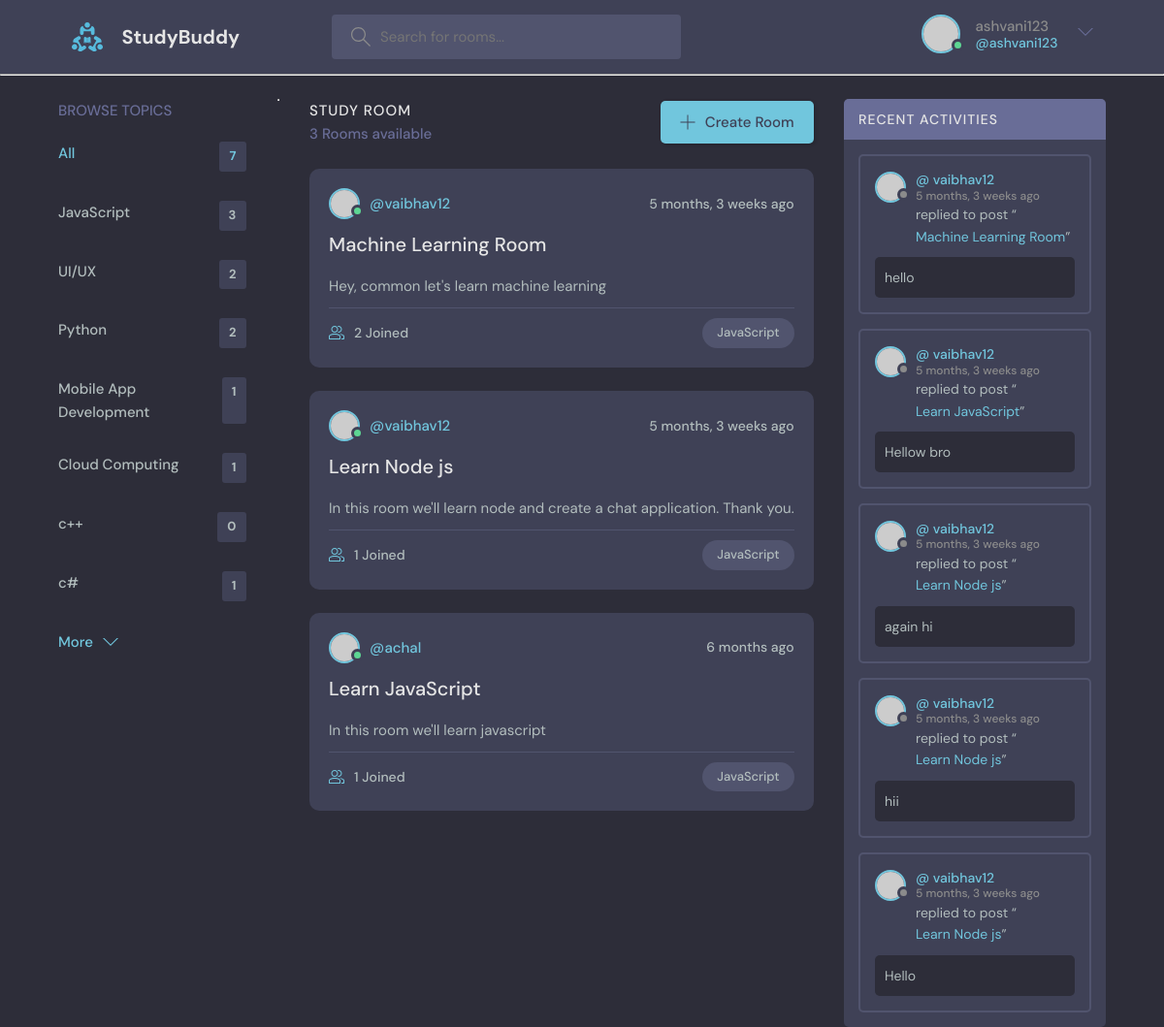
Screenshot of /?q=JavaScript (signed in) with the database file from the repository.
### base/models.py (models this page shows, shortened)
class Topic(models.Model):
    name = models.CharField(max_length=150)

class Room(models.Model):
    host = models.ForeignKey(User, on_delete=models.SET_NULL, null=True)
    topic = models.ForeignKey(Topic, on_delete=models.SET_NULL, null=True)
    participants = models.ManyToManyField(User, related_name='participants')
    name = models.CharField(max_length=200)
    description = models.TextField(blank=True, null=True)
    updated = models.DateTimeField(auto_now=True)
    created = models.DateTimeField(auto_now_add=True)
    class Meta:
        ordering = ['-updated', '-created']

class Message(models.Model):
    user = models.ForeignKey(User, on_delete=models.CASCADE)
    room = models.ForeignKey(Room, on_delete=models.CASCADE)
    body = models.TextField()
    updated = models.DateTimeField(auto_now=True)
    created = models.DateTimeField(auto_now_add=True)
    class Meta:
        ordering = ['-updated', '-created']

### base/views.py (the view)
# urls.py: path("", home, name="home" ),
def home(request):
    q = request.GET.get('q') if request.GET.get('q') else ''
    rooms = Room.objects.filter(
        Q(topic__name__icontains=q) |
        Q(name__icontains=q) |
        Q(description__icontains=q)
        )
    rooms_count = rooms.count()
    topics = Topic.objects.all()
    room_messages = Message.objects.filter(Q(room__topic__name__icontains=q))
    context = { 'rooms': rooms, 'topics': topics, 'rooms_count': rooms_count, 'room_messages': room_messages}
    return render(request, 'base/home.html', context)

### base/templates/base/home.html (shortened to what this page needs)
{% extends 'base/base.html' %}
{% block content %}
<main class="layout layout--3">
  <div class="container">
    {% include 'base/components/topics_component.html' %}
    <div class="roomList">
      <div class="roomList__header">
        <div>
          <h2>Study Room</h2>
          <p>{{rooms_count}} Rooms available</p>
        </div>
        <a class="btn btn--main" href="{% url 'create-room' %}">
          <svg version="1.1" xmlns="http://www.w3.org/2000/svg" width="32" height="32" viewBox="0 0 32 32">
            <title>add</title>
            <path
              d="M16.943 0.943h-1.885v14.115h-14.115v1.885h14.115v14.115h1.885v-14.115h14.115v-1.885h-14.115v-14.115z"
            ></path>
          </svg>
          Create Room
        </a>
      </div>
      {% include 'base/components/feed_component.html' %}
    </div>
    <div class="activities">
      <div class="activities__header">
        <h2>Recent Activities</h2>
      </div>
      {% include 'base/components/activity_component.html' %}
    </div>
  </div>
</main>
{% endblock content %}

### base/templates/base/navbar.html (shortened to what this page needs)
{% load static %}
<header class="header header--loggedIn">
    <div class="container">
      <a href="{% url 'home' %}" class="header__logo">
        <img src="{% static 'images/logo.svg' %}" />
        <h1>StudyBuddy</h1>
      </a>
      <form method="GET" action="{% url 'home' %}" class="header__search">
        <label>
          <input type="text", name="q" placeholder="Search for rooms..." />
        </label>
      </form>
      <nav class="header__menu">
          {% if request.user.is_authenticated %}
          <div class="header__user">
              <a href="{% url 'profile' request.user.id %}">
                  <div class="avatar avatar--medium active">
                      <img src="https://randomuser.me/api/portraits/men/37.jpg" />
                    </div>
                    <p>{{request.user.username}} <span>@{{request.user.username}}</span></p>
                </a>
                <button class="dropdown-button">
                    <svg version="1.1" xmlns="http://www.w3.org/2000/svg" width="32" height="32" viewBox="0 0 32 32">
                        <title>chevron-down</title>
                        <path d="M16 21l-13-13h-3l16 16 16-16h-3l-13 13z"></path>
                    </svg>
                </button>
            </div>
            {% else %}
            <a href="{% url 'login' %}">
                <img src="{% static 'images/avatar.svg' %}" />
                <p>Login</p>
            </a>
            {% endif %}
      </nav>
    </div>
  </header>
<hr>

### base/templates/base/components/topics_component.html
<div class="topics">
    <div class="topics__header">
      <h2>Browse Topics</h2>
    </div>
    <ul class="topics__list">
      <li>
          <a href="{% url 'home' %}" class="active">All <span>{{topics.count}} </span></a>
        </li>
        {% for topic in topics %}
        <li>
            <a href="{% url 'home' %}?q={{topic.name}}">{{topic.name}} <span>{{topic.room_set.all.count}} </span></a>
        </li>
        {% endfor %}
    </ul>
    <a class="btn btn--link" href="topics.html">
      More
      <svg version="1.1" xmlns="http://www.w3.org/2000/svg" width="32" height="32" viewBox="0 0 32 32">
        <title>chevron-down</title>
        <path d="M16 21l-13-13h-3l16 16 16-16h-3l-13 13z"></path>
      </svg>
    </a>
  </div>
<hr>

### base/templates/base/components/feed_component.html (shortened to what this page needs)
{% for room in rooms %}
<div class="roomListRoom">
    <div class="roomListRoom__header">
      <a href="{% url 'profile' room.host.id %}" class="roomListRoom__author">
        <div class="avatar avatar--small active">
          <img src="https://randomuser.me/api/portraits/men/11.jpg" />
        </div>
        <span>@{{room.host.username}}</span>
      </a>
      <div class="roomListRoom__actions">
        <span>{{room.created|timesince}} ago</span>
      </div>
    </div>
    <div class="roomListRoom__content">
      <a href="{% url 'room' room.id %}">{{room.name}}</a>
      <p>
        {{room.description}}
      </p>
    </div>
    <div class="roomListRoom__meta">
      <a class="roomListRoom__joined">
        {{room.participants.all.count}} Joined
      </a>
      <p class="roomListRoom__topic">{{room.topic.name}}</p>
    </div>
</div>
{% endfor %}

### base/templates/base/components/activity_component.html (shortened to what this page needs)
{% for message in room_messages %}
<div class="activities__box">
    <div class="activities__boxHeader roomListRoom__header">
      <a href="{% url 'profile' message.user.id %}" class="roomListRoom__author">
        <div class="avatar avatar--small">
          <img src="https://randomuser.me/api/portraits/women/11.jpg" />
        </div>
        <p>
          @ {{message.user}}
          <span>{{message.created|timesince}} ago</span>
        </p>
      </a>
    </div>
    <div class="activities__boxContent">
      <p>replied to post “<a href="{% url 'room' message.room.id %}">{{message.room.name}} </a>”</p>
      <div class="activities__boxRoomContent">
        {{message.body}}
      </div>
    </div>
</div>
{% endfor %}

### rows the page displays
Topic: name "JavaScript", room_set.all.count "3"
Topic: name "UI/UX", room_set.all.count "2"
Topic: name "Python", room_set.all.count "2"
Topic: name "Mobile App Development", room_set.all.count "1"
Topic: name "Cloud Computing", room_set.all.count "1"
Topic: name "c++", room_set.all.count "0"
Topic: name "c#", room_set.all.count "1"
Room: host.username "vaibhav12", created "5 months, 3 weeks", name "Machine Learning Room", description "Hey, common let's learn machine learning", participants.all.count "2", topic.name "JavaScript"
Room: host.username "vaibhav12", created "5 months, 3 weeks", name "Learn Node js", description "In this room we'll learn node and create a chat application. Thank you.", participants.all.count "1", topic.name "JavaScript"
Room: host.username "achal", created "6 months", name "Learn JavaScript", description "In this room we'll learn javascript", participants.all.count "1", topic.name "JavaScript"
Message: user "vaibhav12", created "5 months, 3 weeks", room.name "Machine Learning Room", body "hello"
Message: user "vaibhav12", created "5 months, 3 weeks", room.name "Learn JavaScript", body "Hellow bro"
Message: user "vaibhav12", created "5 months, 3 weeks", room.name "Learn Node js", body "again hi"
Message: user "vaibhav12", created "5 months, 3 weeks", room.name "Learn Node js", body "hii"
Message: user "vaibhav12", created "5 months, 3 weeks", room.name "Learn Node js", body "Hello"

### other values shown
{{ request.user.username }} "ashvani123"
{{ topics.count }} "7"
{{ rooms_count }} "3"
